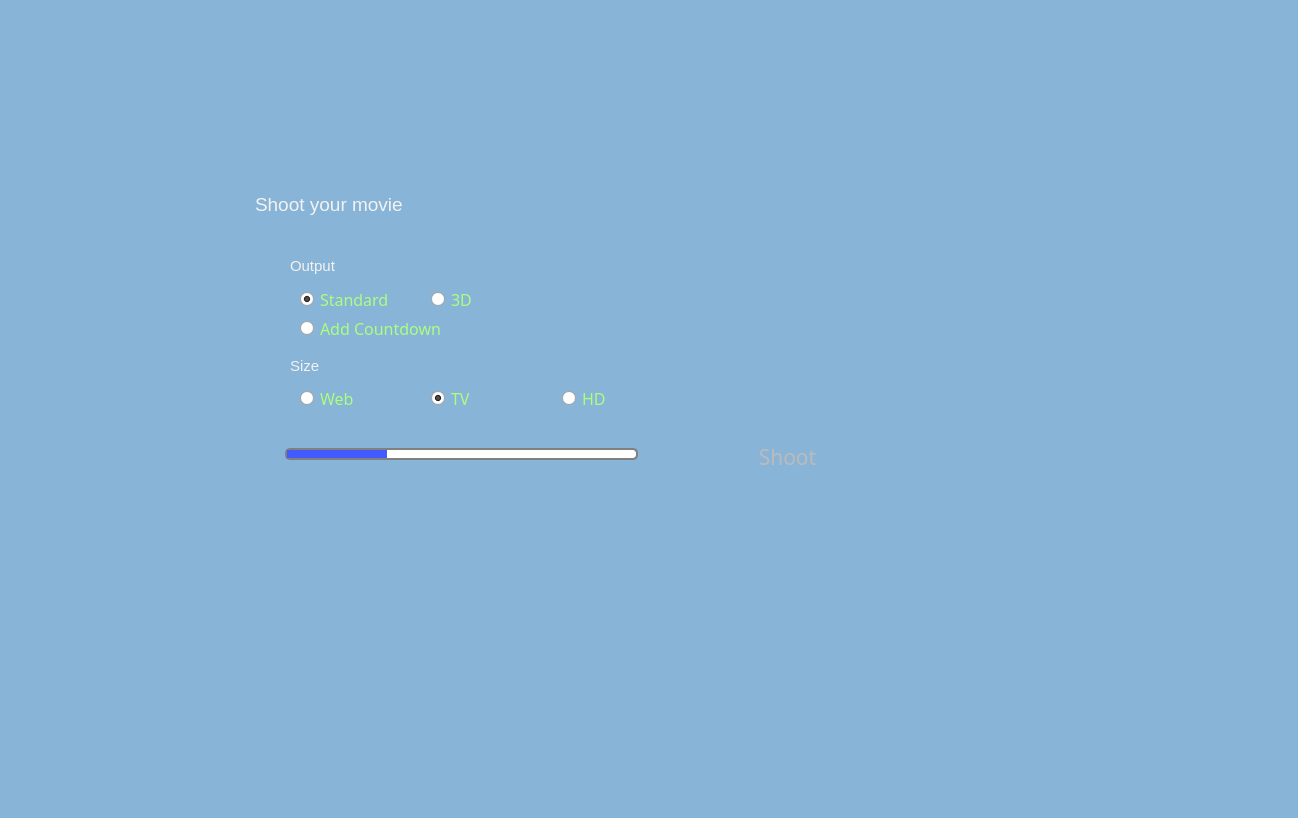
     <widget class="QWidget" name="zMake_Widget" native="true">
      <property name="geometry">
       <rect>
        <x>0</x>
        <y>0</y>
        <width>1298</width>
        <height>818</height>
       </rect>
      </property>
      <widget class="QLabel" name="Make_BGLabel">
       <property name="geometry">
        <rect>
         <x>0</x>
         <y>0</y>
         <width>1298</width>
         <height>818</height>
        </rect>
       </property>
       <property name="styleSheet">
        <string notr="true">background-color: rgba(0, 102, 182, 110);</string>
       </property>
       <property name="text">
        <string/>
       </property>
      </widget>
      <widget class="QWidget" name="Shoot_Widget" native="true">
       <property name="geometry">
        <rect>
         <x>250</x>
         <y>190</y>
         <width>643</width>
         <height>329</height>
        </rect>
       </property>
       <widget class="QLabel" name="Shoot_BGLabel">
        <property name="geometry">
         <rect>
          <x>0</x>
          <y>0</y>
          <width>643</width>
          <height>329</height>
         </rect>
        </property>
        <property name="text">
         <string/>
        </property>
        <property name="pixmap">
         <pixmap>Media/GUI/shoot_shootscreen_element.png</pixmap>
        </property>
       </widget>
       <widget class="QPushButton" name="MakeMovieButton">
        <property name="geometry">
         <rect>
          <x>487</x>
          <y>251</y>
          <width>101</width>
          <height>31</height>
         </rect>
        </property>
        <property name="palette">
         <palette>
          <active>
           <colorrole role="WindowText">
            <brush brushstyle="SolidPattern">
             <color alpha="255">
              <red>187</red>
              <green>187</green>
              <blue>187</blue>
             </color>
            </brush>
           </colorrole>
           <colorrole role="Text">
            <brush brushstyle="SolidPattern">
             <color alpha="255">
              <red>187</red>
              <green>187</green>
              <blue>187</blue>
             </color>
            </brush>
           </colorrole>
           <colorrole role="ButtonText">
            <brush brushstyle="SolidPattern">
             <color alpha="255">
              <red>187</red>
              <green>187</green>
              <blue>187</blue>
             </color>
            </brush>
           </colorrole>
          </active>
          <inactive>
           <colorrole role="WindowText">
            <brush brushstyle="SolidPattern">
             <color alpha="255">
              <red>187</red>
              <green>187</green>
              <blue>187</blue>
             </color>
            </brush>
           </colorrole>
           <colorrole role="Text">
            <brush brushstyle="SolidPattern">
             <color alpha="255">
              <red>187</red>
              <green>187</green>
              <blue>187</blue>
             </color>
            </brush>
           </colorrole>
           <colorrole role="ButtonText">
            <brush brushstyle="SolidPattern">
             <color alpha="255">
              <red>187</red>
              <green>187</green>
              <blue>187</blue>
             </color>
            </brush>
           </colorrole>
          </inactive>
          <disabled>
           <colorrole role="WindowText">
            <brush brushstyle="SolidPattern">
             <color alpha="255">
              <red>187</red>
              <green>187</green>
              <blue>187</blue>
             </color>
            </brush>
           </colorrole>
           <colorrole role="Text">
            <brush brushstyle="SolidPattern">
             <color alpha="255">
              <red>187</red>
              <green>187</green>
              <blue>187</blue>
             </color>
            </brush>
           </colorrole>
           <colorrole role="ButtonText">
            <brush brushstyle="SolidPattern">
             <color alpha="255">
              <red>187</red>
              <green>187</green>
              <blue>187</blue>
             </color>
            </brush>
           </colorrole>
          </disabled>
         </palette>
        </property>
        <property name="font">
         <font>
          <family>Raavi</family>
          <pointsize>16</pointsize>
         </font>
        </property>
        <property name="styleSheet">
         <string notr="true">QPushButton{
	border: 0px solid #8f8f91;
	border-radius: 0px;
	color:rgba(187,187,187,255);
}</string>
        </property>
        <property name="text">
         <string>Shoot</string>
        </property>
        <property name="flat">
         <bool>true</bool>
        </property>
       </widget>
       <widget class="QPushButton" name="Make_CancelButton">
        <property name="geometry">
         <rect>
          <x>620</x>
          <y>2</y>
          <width>19</width>
          <height>21</height>
         </rect>
        </property>
        <property name="text">
         <string/>
        </property>
        <property name="flat">
         <bool>true</bool>
        </property>
       </widget>
       <widget class="QRadioButton" name="Shoot_AddCountdownCB">
        <property name="geometry">
         <rect>
          <x>50</x>
          <y>130</y>
          <width>151</width>
          <height>17</height>
         </rect>
        </property>
        <property name="palette">
         <palette>
          <active>
           <colorrole role="WindowText">
            <brush brushstyle="SolidPattern">
             <color alpha="255">
              <red>170</red>
              <green>255</green>
              <blue>127</blue>
             </color>
            </brush>
           </colorrole>
          </active>
          <inactive>
           <colorrole role="WindowText">
            <brush brushstyle="SolidPattern">
             <color alpha="255">
              <red>170</red>
              <green>255</green>
              <blue>127</blue>
             </color>
            </brush>
           </colorrole>
          </inactive>
          <disabled>
           <colorrole role="WindowText">
            <brush brushstyle="SolidPattern">
             <color alpha="255">
              <red>120</red>
              <green>120</green>
              <blue>120</blue>
             </color>
            </brush>
           </colorrole>
          </disabled>
         </palette>
        </property>
        <property name="font">
         <font>
          <family>Raavi</family>
          <pointsize>12</pointsize>
         </font>
        </property>
        <property name="text">
         <string>Add Countdown</string>
        </property>
        <property name="autoExclusive">
         <bool>false</bool>
        </property>
       </widget>
       <widget class="QWidget" name="widget_6" native="true">
        <property name="geometry">
         <rect>
          <x>50</x>
          <y>94</y>
          <width>241</width>
          <height>41</height>
         </rect>
        </property>
        <widget class="QRadioButton" name="Shoot_op_Standard">
         <property name="geometry">
          <rect>
           <x>0</x>
           <y>7</y>
           <width>101</width>
           <height>17</height>
          </rect>
         </property>
         <property name="palette">
          <palette>
           <active>
            <colorrole role="WindowText">
             <brush brushstyle="SolidPattern">
              <color alpha="255">
               <red>170</red>
               <green>255</green>
               <blue>127</blue>
              </color>
             </brush>
            </colorrole>
           </active>
           <inactive>
            <colorrole role="WindowText">
             <brush brushstyle="SolidPattern">
              <color alpha="255">
               <red>170</red>
               <green>255</green>
               <blue>127</blue>
              </color>
             </brush>
            </colorrole>
           </inactive>
           <disabled>
            <colorrole role="WindowText">
             <brush brushstyle="SolidPattern">
              <color alpha="255">
               <red>120</red>
               <green>120</green>
               <blue>120</blue>
              </color>
             </brush>
            </colorrole>
           </disabled>
          </palette>
         </property>
         <property name="font">
          <font>
           <family>Raavi</family>
           <pointsize>12</pointsize>
          </font>
         </property>
         <property name="text">
          <string>Standard</string>
         </property>
         <property name="checked">
          <bool>true</bool>
         </property>
        </widget>
        <widget class="QRadioButton" name="Shoot_op_stereo">
         <property name="geometry">
          <rect>
           <x>131</x>
           <y>7</y>
           <width>82</width>
           <height>17</height>
          </rect>
         </property>
         <property name="palette">
          <palette>
           <active>
            <colorrole role="WindowText">
             <brush brushstyle="SolidPattern">
              <color alpha="255">
               <red>170</red>
               <green>255</green>
               <blue>127</blue>
              </color>
             </brush>
            </colorrole>
           </active>
           <inactive>
            <colorrole role="WindowText">
             <brush brushstyle="SolidPattern">
              <color alpha="255">
               <red>170</red>
               <green>255</green>
               <blue>127</blue>
              </color>
             </brush>
            </colorrole>
           </inactive>
           <disabled>
            <colorrole role="WindowText">
             <brush brushstyle="SolidPattern">
              <color alpha="255">
               <red>120</red>
               <green>120</green>
               <blue>120</blue>
              </color>
             </brush>
            </colorrole>
           </disabled>
          </palette>
         </property>
         <property name="font">
          <font>
           <family>Raavi</family>
           <pointsize>12</pointsize>
          </font>
         </property>
         <property name="text">
          <string>3D</string>
         </property>
         <property name="checked">
          <bool>false</bool>
         </property>
        </widget>
       </widget>
       <widget class="QWidget" name="widget_7" native="true">
        <property name="geometry">
         <rect>
          <x>50</x>
          <y>200</y>
          <width>311</width>
          <height>41</height>
         </rect>
        </property>
        <widget class="QRadioButton" name="shoot_size_HD">
         <property name="geometry">
          <rect>
           <x>262</x>
           <y>0</y>
           <width>82</width>
           <height>17</height>
          </rect>
         </property>
         <property name="palette">
          <palette>
           <active>
            <colorrole role="WindowText">
             <brush brushstyle="SolidPattern">
              <color alpha="255">
               <red>170</red>
               <green>255</green>
               <blue>127</blue>
              </color>
             </brush>
            </colorrole>
           </active>
           <inactive>
            <colorrole role="WindowText">
             <brush brushstyle="SolidPattern">
              <color alpha="255">
               <red>170</red>
               <green>255</green>
               <blue>127</blue>
              </color>
             </brush>
            </colorrole>
           </inactive>
           <disabled>
            <colorrole role="WindowText">
             <brush brushstyle="SolidPattern">
              <color alpha="255">
               <red>120</red>
               <green>120</green>
               <blue>120</blue>
              </color>
             </brush>
            </colorrole>
           </disabled>
          </palette>
         </property>
         <property name="font">
          <font>
           <family>Raavi</family>
           <pointsize>12</pointsize>
          </font>
         </property>
         <property name="text">
          <string>HD</string>
         </property>
         <property name="autoExclusive">
          <bool>true</bool>
         </property>
        </widget>
        <widget class="QRadioButton" name="shoot_size_web">
         <property name="geometry">
          <rect>
           <x>0</x>
           <y>0</y>
           <width>82</width>
           <height>17</height>
          </rect>
         </property>
         <property name="palette">
          <palette>
           <active>
            <colorrole role="WindowText">
             <brush brushstyle="SolidPattern">
              <color alpha="255">
               <red>170</red>
               <green>255</green>
               <blue>127</blue>
              </color>
             </brush>
            </colorrole>
           </active>
           <inactive>
            <colorrole role="WindowText">
             <brush brushstyle="SolidPattern">
              <color alpha="255">
               <red>170</red>
               <green>255</green>
               <blue>127</blue>
              </color>
             </brush>
            </colorrole>
           </inactive>
           <disabled>
            <colorrole role="WindowText">
             <brush brushstyle="SolidPattern">
              <color alpha="255">
               <red>120</red>
               <green>120</green>
               <blue>120</blue>
              </color>
             </brush>
            </colorrole>
           </disabled>
          </palette>
         </property>
         <property name="font">
          <font>
           <family>Raavi</family>
           <pointsize>12</pointsize>
          </font>
         </property>
         <property name="text">
          <string>Web</string>
         </property>
         <property name="autoExclusive">
          <bool>true</bool>
         </property>
        </widget>
        <widget class="QRadioButton" name="Shoot_size_TV">
         <property name="geometry">
          <rect>
           <x>131</x>
           <y>0</y>
           <width>82</width>
           <height>17</height>
          </rect>
         </property>
         <property name="palette">
          <palette>
           <active>
            <colorrole role="WindowText">
             <brush brushstyle="SolidPattern">
              <color alpha="255">
               <red>170</red>
               <green>255</green>
               <blue>127</blue>
              </color>
             </brush>
            </colorrole>
           </active>
           <inactive>
            <colorrole role="WindowText">
             <brush brushstyle="SolidPattern">
              <color alpha="255">
               <red>170</red>
               <green>255</green>
               <blue>127</blue>
              </color>
             </brush>
            </colorrole>
           </inactive>
           <disabled>
            <colorrole role="WindowText">
             <brush brushstyle="SolidPattern">
              <color alpha="255">
               <red>120</red>
               <green>120</green>
               <blue>120</blue>
              </color>
             </brush>
            </colorrole>
           </disabled>
          </palette>
         </property>
         <property name="font">
          <font>
           <family>Raavi</family>
           <pointsize>12</pointsize>
          </font>
         </property>
         <property name="text">
          <string>TV</string>
         </property>
         <property name="checked">
          <bool>true</bool>
         </property>
         <property name="autoExclusive">
          <bool>true</bool>
         </property>
        </widget>
       </widget>
       <widget class="QLabel" name="label_7">
        <property name="geometry">
         <rect>
          <x>5</x>
          <y>4</y>
          <width>151</width>
          <height>21</height>
         </rect>
        </property>
        <property name="palette">
         <palette>
          <active>
           <colorrole role="WindowText">
            <brush brushstyle="SolidPattern">
             <color alpha="255">
              <red>242</red>
              <green>242</green>
              <blue>242</blue>
             </color>
            </brush>
           </colorrole>
          </active>
          <inactive>
           <colorrole role="WindowText">
            <brush brushstyle="SolidPattern">
             <color alpha="255">
              <red>242</red>
              <green>242</green>
              <blue>242</blue>
             </color>
            </brush>
           </colorrole>
          </inactive>
          <disabled>
           <colorrole role="WindowText">
            <brush brushstyle="SolidPattern">
             <color alpha="255">
              <red>120</red>
              <green>120</green>
              <blue>120</blue>
             </color>
            </brush>
           </colorrole>
          </disabled>
         </palette>
        </property>
        <property name="font">
         <font>
          <pointsize>14</pointsize>
         </font>
        </property>
        <property name="text">
         <string>Shoot your movie</string>
        </property>
       </widget>
       <widget class="QLabel" name="label_8">
        <property name="geometry">
         <rect>
          <x>40</x>
          <y>68</y>
          <width>51</width>
          <height>16</height>
         </rect>
        </property>
        <property name="palette">
         <palette>
          <active>
           <colorrole role="WindowText">
            <brush brushstyle="SolidPattern">
             <color alpha="255">
              <red>242</red>
              <green>242</green>
              <blue>242</blue>
             </color>
            </brush>
           </colorrole>
          </active>
          <inactive>
           <colorrole role="WindowText">
            <brush brushstyle="SolidPattern">
             <color alpha="255">
              <red>242</red>
              <green>242</green>
              <blue>242</blue>
             </color>
            </brush>
           </colorrole>
          </inactive>
          <disabled>
           <colorrole role="WindowText">
            <brush brushstyle="SolidPattern">
             <color alpha="255">
              <red>120</red>
              <green>120</green>
              <blue>120</blue>
             </color>
            </brush>
           </colorrole>
          </disabled>
         </palette>
        </property>
        <property name="font">
         <font>
          <pointsize>11</pointsize>
         </font>
        </property>
        <property name="text">
         <string>Output</string>
        </property>
       </widget>
       <widget class="QLabel" name="label_9">
        <property name="geometry">
         <rect>
          <x>40</x>
          <y>166</y>
          <width>46</width>
          <height>20</height>
         </rect>
        </property>
        <property name="palette">
         <palette>
          <active>
           <colorrole role="WindowText">
            <brush brushstyle="SolidPattern">
             <color alpha="255">
              <red>242</red>
              <green>242</green>
              <blue>242</blue>
             </color>
            </brush>
           </colorrole>
          </active>
          <inactive>
           <colorrole role="WindowText">
            <brush brushstyle="SolidPattern">
             <color alpha="255">
              <red>242</red>
              <green>242</green>
              <blue>242</blue>
             </color>
            </brush>
           </colorrole>
          </inactive>
          <disabled>
           <colorrole role="WindowText">
            <brush brushstyle="SolidPattern">
             <color alpha="255">
              <red>120</red>
              <green>120</green>
              <blue>120</blue>
             </color>
            </brush>
           </colorrole>
          </disabled>
         </palette>
        </property>
        <property name="font">
         <font>
          <pointsize>11</pointsize>
         </font>
        </property>
        <property name="text">
         <string>Size</string>
        </property>
       </widget>
       <widget class="QWidget" name="Make_ProgressBarWidget" native="true">
        <property name="geometry">
         <rect>
          <x>23</x>
          <y>248</y>
          <width>451</width>
          <height>41</height>
         </rect>
        </property>
        <widget class="QLabel" name="label_10">
         <property name="geometry">
          <rect>
           <x>0</x>
           <y>-1</y>
           <width>454</width>
           <height>44</height>
          </rect>
         </property>
         <property name="text">
          <string/>
         </property>
         <property name="pixmap">
          <pixmap>Media/GUI/shoot_progressbar.png</pixmap>
         </property>
         <property name="scaledContents">
          <bool>true</bool>
         </property>
        </widget>
        <widget class="QProgressBar" name="Action_ProgressBar">
         <property name="geometry">
          <rect>
           <x>12</x>
           <y>10</y>
           <width>353</width>
           <height>12</height>
          </rect>
         </property>
         <property name="styleSheet">
          <string notr="true"> QProgressBar {
     border: 2px solid grey;
     border-radius: 5px;
 }

 QProgressBar::chunk {
     background-color:rgb(66, 91, 255);
     width: 20px;
 }
</string>
         </property>
         <property name="value">
          <number>24</number>
         </property>
         <property name="textVisible">
          <bool>false</bool>
         </property>
        </widget>
        <widget class="QLabel" name="Make_RenderText">
         <property name="geometry">
          <rect>
           <x>375</x>
           <y>6</y>
           <width>63</width>
           <height>23</height>
          </rect>
         </property>
         <property name="palette">
          <palette>
           <active>
            <colorrole role="WindowText">
             <brush brushstyle="SolidPattern">
              <color alpha="255">
               <red>170</red>
               <green>255</green>
               <blue>0</blue>
              </color>
             </brush>
            </colorrole>
           </active>
           <inactive>
            <colorrole role="WindowText">
             <brush brushstyle="SolidPattern">
              <color alpha="255">
               <red>170</red>
               <green>255</green>
               <blue>0</blue>
              </color>
             </brush>
            </colorrole>
           </inactive>
           <disabled>
            <colorrole role="WindowText">
             <brush brushstyle="SolidPattern">
              <color alpha="255">
               <red>120</red>
               <green>120</green>
               <blue>120</blue>
              </color>
             </brush>
            </colorrole>
           </disabled>
          </palette>
         </property>
         <property name="font">
          <font>
           <family>Raavi</family>
           <pointsize>12</pointsize>
          </font>
         </property>
         <property name="text">
          <string/>
         </property>
         <property name="alignment">
          <set>Qt::AlignCenter</set>
         </property>
        </widget>
       </widget>
      </widget>
     </widget>
